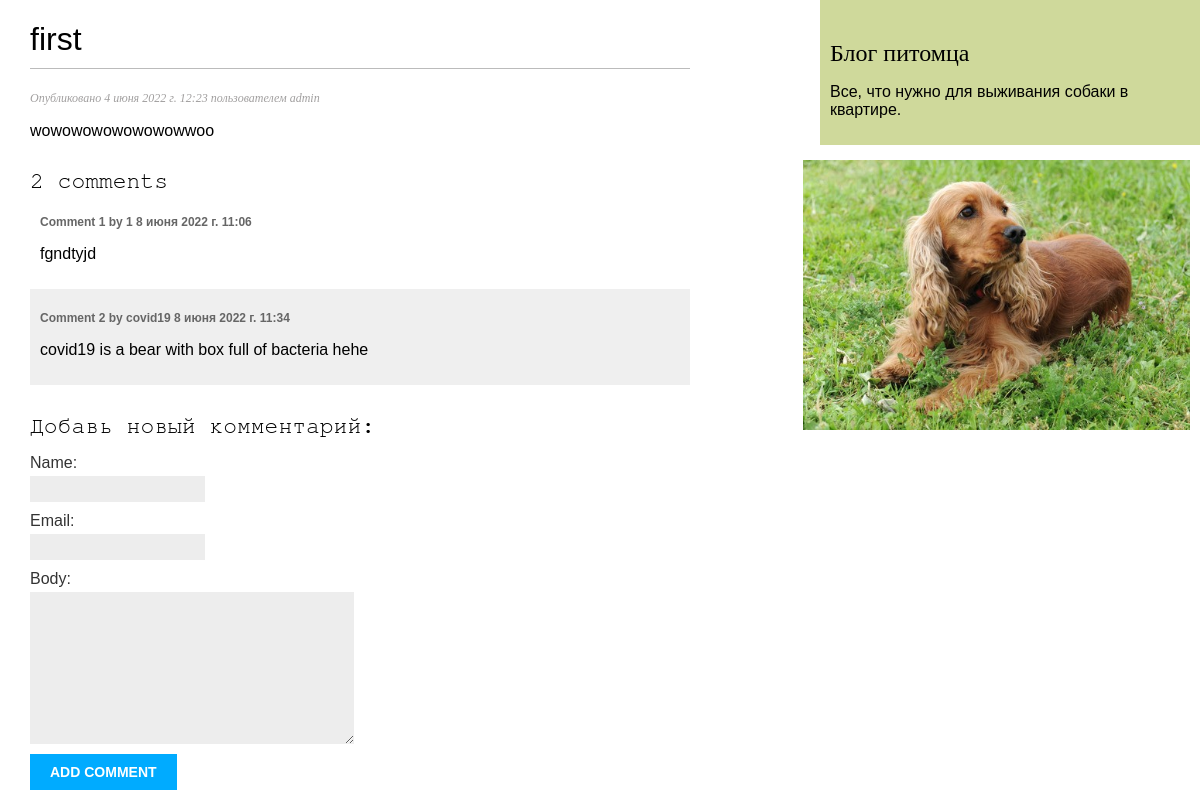
Before: /blog/1/ with the older database file.
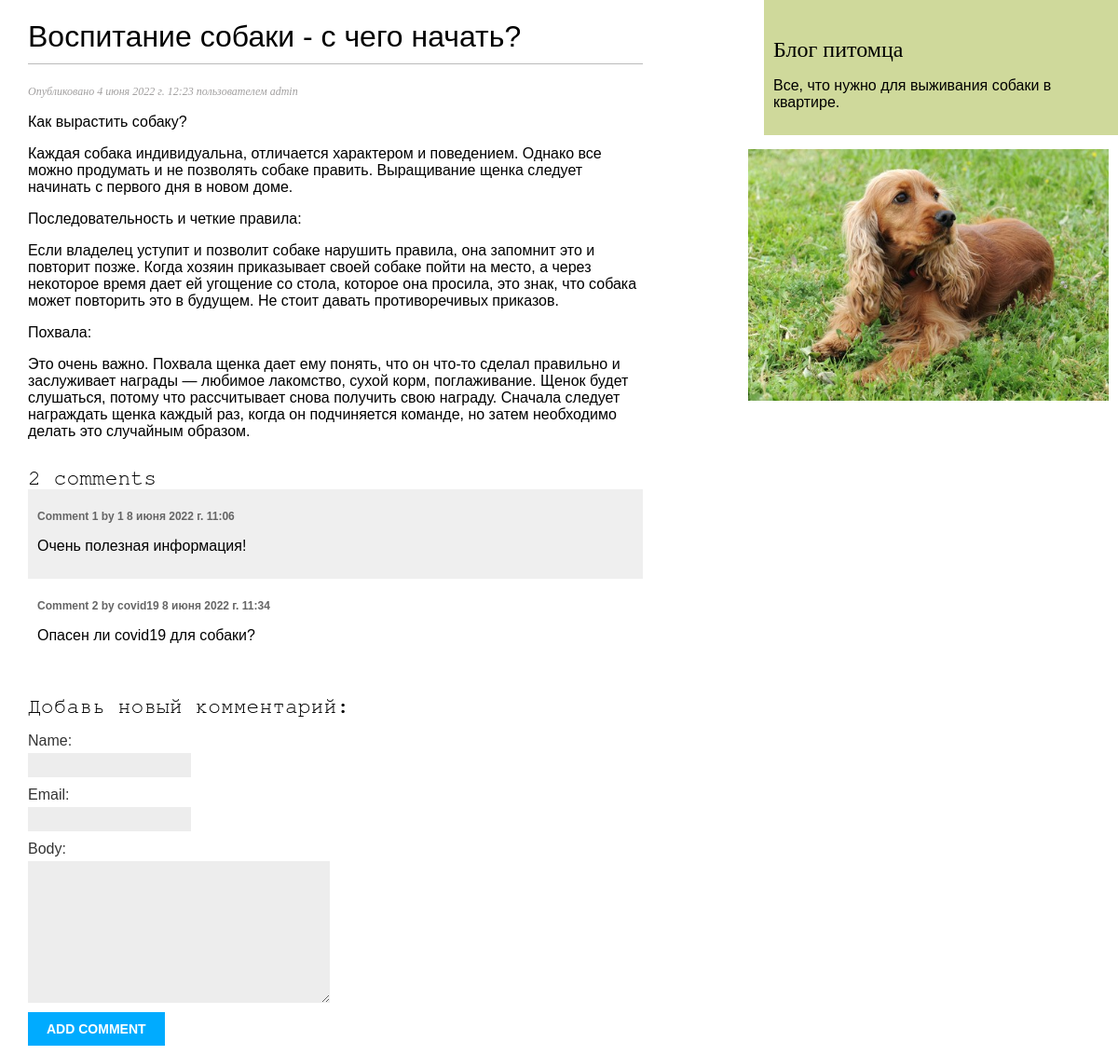
After: the same page with the newer database file.
### blog/models.py (models this page shows, shortened)
class Post(models.Model):
    class Status(models.TextChoices):
        DRAFT = 'DF', 'Draft'
        PUBLISHED = 'PB', 'Published'
    title = models.CharField(max_length=250)
    slug = models.SlugField(max_length=250)
    author = models.ForeignKey(User, on_delete=models.CASCADE, related_name='blog_posts')
    body = models.TextField()
    publish = models.DateTimeField(default=timezone.now)
    created = models.DateTimeField(auto_now_add=True)
    updated = models.DateTimeField(auto_now=True)
    status = models.CharField(max_length=2,choices=Status.choices,default=Status.DRAFT)
    objects = models.Manager() # The default manager.
    published = PublishedManager() # Our custom manager.
    class Meta:
        ordering = ['-publish']
        indexes = [
            models.Index(fields=['-publish']),
        ]

class Comment(models.Model):
    post = models.ForeignKey(Post, on_delete=models.CASCADE, related_name='comments')
    name = models.CharField(max_length=80)
    email = models.EmailField()
    body = models.TextField()
    created = models.DateTimeField(auto_now_add=True)
    updated = models.DateTimeField(auto_now=True)
    active = models.BooleanField(default=True)
    class Meta:
        ordering = ['created']
        indexes = [
            models.Index(fields=['created']),
        ]

### blog/views.py (the view)
# urls.py: path('<int:id>/', views.post_detail, name='post_detail'),
def post_detail(request, id):
    post = get_object_or_404(Post, id=id, status=Post.Status.PUBLISHED)
    comments = post.comments.filter(active=True)
    form = CommentForm()
    return render(request, 'blog/post/detail.html', {'post': post, 'comments': comments,'form': form})

### blog/forms.py
class CommentForm(forms.ModelForm):
	class Meta:
		model = Comment
		fields = ['name', 'email', 'body']

### blog/templates/blog/post/detail.html (shortened to what this page needs)
{% extends "blog/base.html" %}
{% block content %}
	<h1>{{ post.title }}</h1>
	<p class="date">
		Опубликовано {{ post.publish }} пользователем {{ post.author }}
	</p>
	{{ post.body|linebreaks }}
	{% with comments.count as total_comments %}
		<h2 class="abc">{{ total_comments }} comment{{ total_comments|pluralize }}</h2>
	{% endwith %}
	{% for comment in comments %}
		<div class="comment">
			<p class="info">
				Comment {{ forloop.counter }} by {{ comment.name }}
				{{ comment.created }}
			</p>
			{{ comment.body|linebreaks }}
		</div>
	{% empty %}
		<p>There are no comments yet.</p>
	{% endfor %}
	<h2 class="abc">Добавь новый комментарий:</h2>
		<form action="{% url "blog:post_comment" post.id %}" method="post">
			{{ form.as_p }}
			<p><input type="submit" value="Add comment"></p>
		</form>
{% endblock %}

Changed rows visible on the page:
changed Post "admin": title "first" → "Воспитание собаки - с чего начать?"; body "wowowowowowowowwoo" → "Как вырастить собаку? Каждая собака индивидуальна, отличается характером и поведением. Однако все можно продумать и не позволять собаке править. Выращивание щенка следует начинать с первого дня в новом доме. Последовательность и четкие правила: Если владелец уступит и позволит собаке нарушить правила, она запомнит это и повторит позже. Когда хозяин приказывает своей собаке пойти на место, а через некоторое время дает ей угощение со стола, которое она просила, это знак, что собака может повторить это в будущем. Не стоит давать противоречивых приказов. Похвала: Это очень важно. Похвала щенка дает ему понять, что он что-то сделал правильно и заслуживает награды — любимое лакомство, сухой корм,…"
changed Comment: body "fgndtyjd" → "Очень полезная информация!"
changed Comment "covid19": body "covid19 is a bear with box full of bacteria hehe" → "Опасен ли covid19 для собаки?"
